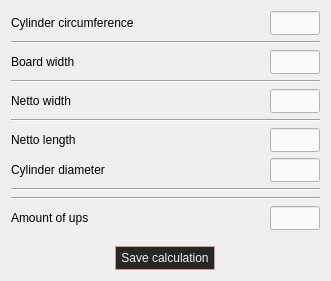
  <widget class="QWidget" name="verticalLayoutWidget_5">
   <property name="geometry">
    <rect>
     <x>19</x>
     <y>580</y>
     <width>331</width>
     <height>274</height>
    </rect>
   </property>
   <layout class="QVBoxLayout" name="verticalLayout_16">
    <item>
     <layout class="QHBoxLayout" name="horizontalLayout_2">
      <property name="spacing">
       <number>0</number>
      </property>
      <item>
       <widget class="QLabel" name="label_cylinder_circ">
        <property name="sizePolicy">
         <sizepolicy hsizetype="Fixed" vsizetype="Fixed">
          <horstretch>0</horstretch>
          <verstretch>0</verstretch>
         </sizepolicy>
        </property>
        <property name="minimumSize">
         <size>
          <width>0</width>
          <height>18</height>
         </size>
        </property>
        <property name="maximumSize">
         <size>
          <width>150</width>
          <height>16777215</height>
         </size>
        </property>
        <property name="styleSheet">
         <string notr="true"/>
        </property>
        <property name="text">
         <string>Cylinder circumference</string>
        </property>
        <property name="alignment">
         <set>Qt::AlignLeading|Qt::AlignLeft|Qt::AlignVCenter</set>
        </property>
       </widget>
      </item>
      <item>
       <spacer name="horizontalSpacer">
        <property name="orientation">
         <enum>Qt::Horizontal</enum>
        </property>
        <property name="sizeHint" stdset="0">
         <size>
          <width>40</width>
          <height>20</height>
         </size>
        </property>
       </spacer>
      </item>
      <item>
       <widget class="QLineEdit" name="output_cylinder_circ">
        <property name="enabled">
         <bool>false</bool>
        </property>
        <property name="sizePolicy">
         <sizepolicy hsizetype="Fixed" vsizetype="Fixed">
          <horstretch>0</horstretch>
          <verstretch>0</verstretch>
         </sizepolicy>
        </property>
        <property name="minimumSize">
         <size>
          <width>50</width>
          <height>24</height>
         </size>
        </property>
        <property name="maximumSize">
         <size>
          <width>50</width>
          <height>16777215</height>
         </size>
        </property>
        <property name="styleSheet">
         <string notr="true">background-color: #fAFAFA;

font: 700 9pt &quot;Segoe UI&quot;; color: #383838
</string>
        </property>
        <property name="text">
         <string/>
        </property>
        <property name="frame">
         <bool>true</bool>
        </property>
        <property name="placeholderText">
         <string/>
        </property>
       </widget>
      </item>
     </layout>
    </item>
    <item>
     <widget class="Line" name="line_6">
      <property name="frameShadow">
       <enum>QFrame::Sunken</enum>
      </property>
      <property name="orientation">
       <enum>Qt::Horizontal</enum>
      </property>
     </widget>
    </item>
    <item>
     <layout class="QHBoxLayout" name="horizontalLayout_3">
      <item>
       <widget class="QLabel" name="label_board_width">
        <property name="sizePolicy">
         <sizepolicy hsizetype="Fixed" vsizetype="Fixed">
          <horstretch>0</horstretch>
          <verstretch>0</verstretch>
         </sizepolicy>
        </property>
        <property name="minimumSize">
         <size>
          <width>0</width>
          <height>18</height>
         </size>
        </property>
        <property name="maximumSize">
         <size>
          <width>150</width>
          <height>16777215</height>
         </size>
        </property>
        <property name="styleSheet">
         <string notr="true"/>
        </property>
        <property name="text">
         <string>Board width</string>
        </property>
        <property name="alignment">
         <set>Qt::AlignLeading|Qt::AlignLeft|Qt::AlignVCenter</set>
        </property>
       </widget>
      </item>
      <item>
       <spacer name="horizontalSpacer_4">
        <property name="orientation">
         <enum>Qt::Horizontal</enum>
        </property>
        <property name="sizeHint" stdset="0">
         <size>
          <width>40</width>
          <height>20</height>
         </size>
        </property>
       </spacer>
      </item>
      <item>
       <widget class="QLineEdit" name="output_board_width">
        <property name="enabled">
         <bool>false</bool>
        </property>
        <property name="sizePolicy">
         <sizepolicy hsizetype="Fixed" vsizetype="Fixed">
          <horstretch>0</horstretch>
          <verstretch>0</verstretch>
         </sizepolicy>
        </property>
        <property name="minimumSize">
         <size>
          <width>50</width>
          <height>24</height>
         </size>
        </property>
        <property name="maximumSize">
         <size>
          <width>50</width>
          <height>16777215</height>
         </size>
        </property>
        <property name="styleSheet">
         <string notr="true">background-color: #fafafa;
font: 700 9pt &quot;Segoe UI&quot;; color: #383838
</string>
        </property>
        <property name="text">
         <string/>
        </property>
        <property name="frame">
         <bool>true</bool>
        </property>
       </widget>
      </item>
     </layout>
    </item>
    <item>
     <widget class="Line" name="line_5">
      <property name="frameShadow">
       <enum>QFrame::Sunken</enum>
      </property>
      <property name="orientation">
       <enum>Qt::Horizontal</enum>
      </property>
     </widget>
    </item>
    <item>
     <layout class="QHBoxLayout" name="horizontalLayout_4">
      <item>
       <widget class="QLabel" name="label_net_width">
        <property name="sizePolicy">
         <sizepolicy hsizetype="Fixed" vsizetype="Fixed">
          <horstretch>0</horstretch>
          <verstretch>0</verstretch>
         </sizepolicy>
        </property>
        <property name="minimumSize">
         <size>
          <width>0</width>
          <height>18</height>
         </size>
        </property>
        <property name="maximumSize">
         <size>
          <width>150</width>
          <height>16777215</height>
         </size>
        </property>
        <property name="styleSheet">
         <string notr="true"/>
        </property>
        <property name="text">
         <string>Netto width</string>
        </property>
        <property name="alignment">
         <set>Qt::AlignLeading|Qt::AlignLeft|Qt::AlignVCenter</set>
        </property>
       </widget>
      </item>
      <item>
       <spacer name="horizontalSpacer_5">
        <property name="orientation">
         <enum>Qt::Horizontal</enum>
        </property>
        <property name="sizeHint" stdset="0">
         <size>
          <width>40</width>
          <height>20</height>
         </size>
        </property>
       </spacer>
      </item>
      <item>
       <widget class="QLineEdit" name="output_net_width">
        <property name="enabled">
         <bool>false</bool>
        </property>
        <property name="sizePolicy">
         <sizepolicy hsizetype="Fixed" vsizetype="Fixed">
          <horstretch>0</horstretch>
          <verstretch>0</verstretch>
         </sizepolicy>
        </property>
        <property name="minimumSize">
         <size>
          <width>50</width>
          <height>24</height>
         </size>
        </property>
        <property name="maximumSize">
         <size>
          <width>50</width>
          <height>16777215</height>
         </size>
        </property>
        <property name="styleSheet">
         <string notr="true">background-color: #fafafa;
font: 700 9pt &quot;Segoe UI&quot;; color: #383838</string>
        </property>
        <property name="text">
         <string/>
        </property>
        <property name="frame">
         <bool>true</bool>
        </property>
       </widget>
      </item>
     </layout>
    </item>
    <item>
     <widget class="Line" name="line_4">
      <property name="frameShadow">
       <enum>QFrame::Sunken</enum>
      </property>
      <property name="orientation">
       <enum>Qt::Horizontal</enum>
      </property>
     </widget>
    </item>
    <item>
     <layout class="QHBoxLayout" name="horizontalLayout_6">
      <item>
       <widget class="QLabel" name="label_net_length">
        <property name="sizePolicy">
         <sizepolicy hsizetype="Fixed" vsizetype="Fixed">
          <horstretch>0</horstretch>
          <verstretch>0</verstretch>
         </sizepolicy>
        </property>
        <property name="minimumSize">
         <size>
          <width>0</width>
          <height>18</height>
         </size>
        </property>
        <property name="maximumSize">
         <size>
          <width>150</width>
          <height>16777215</height>
         </size>
        </property>
        <property name="styleSheet">
         <string notr="true"/>
        </property>
        <property name="text">
         <string>Netto length</string>
        </property>
        <property name="alignment">
         <set>Qt::AlignLeading|Qt::AlignLeft|Qt::AlignVCenter</set>
        </property>
       </widget>
      </item>
      <item>
       <spacer name="horizontalSpacer_7">
        <property name="orientation">
         <enum>Qt::Horizontal</enum>
        </property>
        <property name="sizeHint" stdset="0">
         <size>
          <width>40</width>
          <height>20</height>
         </size>
        </property>
       </spacer>
      </item>
      <item>
       <widget class="QLineEdit" name="output_net_length">
        <property name="enabled">
         <bool>false</bool>
        </property>
        <property name="sizePolicy">
         <sizepolicy hsizetype="Fixed" vsizetype="Fixed">
          <horstretch>0</horstretch>
          <verstretch>0</verstretch>
         </sizepolicy>
        </property>
        <property name="minimumSize">
         <size>
          <width>50</width>
          <height>24</height>
         </size>
        </property>
        <property name="maximumSize">
         <size>
          <width>50</width>
          <height>16777215</height>
         </size>
        </property>
        <property name="styleSheet">
         <string notr="true">background-color: #fafafa;
font: 700 9pt &quot;Segoe UI&quot;; color: #383838</string>
        </property>
        <property name="text">
         <string/>
        </property>
        <property name="frame">
         <bool>true</bool>
        </property>
       </widget>
      </item>
     </layout>
    </item>
    <item>
     <layout class="QHBoxLayout" name="horizontalLayout_5">
      <item>
       <widget class="QLabel" name="label_cylinder_diam">
        <property name="sizePolicy">
         <sizepolicy hsizetype="Fixed" vsizetype="Fixed">
          <horstretch>0</horstretch>
          <verstretch>0</verstretch>
         </sizepolicy>
        </property>
        <property name="minimumSize">
         <size>
          <width>0</width>
          <height>18</height>
         </size>
        </property>
        <property name="maximumSize">
         <size>
          <width>150</width>
          <height>16777215</height>
         </size>
        </property>
        <property name="styleSheet">
         <string notr="true"/>
        </property>
        <property name="text">
         <string>Cylinder diameter</string>
        </property>
        <property name="alignment">
         <set>Qt::AlignLeading|Qt::AlignLeft|Qt::AlignVCenter</set>
        </property>
       </widget>
      </item>
      <item>
       <spacer name="horizontalSpacer_6">
        <property name="orientation">
         <enum>Qt::Horizontal</enum>
        </property>
        <property name="sizeHint" stdset="0">
         <size>
          <width>40</width>
          <height>20</height>
         </size>
        </property>
       </spacer>
      </item>
      <item>
       <widget class="QLineEdit" name="output_cylinder_diam">
        <property name="enabled">
         <bool>false</bool>
        </property>
        <property name="sizePolicy">
         <sizepolicy hsizetype="Fixed" vsizetype="Fixed">
          <horstretch>0</horstretch>
          <verstretch>0</verstretch>
         </sizepolicy>
        </property>
        <property name="minimumSize">
         <size>
          <width>50</width>
          <height>24</height>
         </size>
        </property>
        <property name="maximumSize">
         <size>
          <width>50</width>
          <height>16777215</height>
         </size>
        </property>
        <property name="styleSheet">
         <string notr="true">background-color: #fafafa;
font: 700 9pt &quot;Segoe UI&quot;; color: #383838</string>
        </property>
        <property name="text">
         <string/>
        </property>
        <property name="frame">
         <bool>true</bool>
        </property>
       </widget>
      </item>
     </layout>
    </item>
    <item>
     <widget class="Line" name="line_3">
      <property name="frameShadow">
       <enum>QFrame::Sunken</enum>
      </property>
      <property name="orientation">
       <enum>Qt::Horizontal</enum>
      </property>
     </widget>
    </item>
    <item>
     <widget class="Line" name="line">
      <property name="frameShadow">
       <enum>QFrame::Sunken</enum>
      </property>
      <property name="orientation">
       <enum>Qt::Horizontal</enum>
      </property>
     </widget>
    </item>
    <item>
     <layout class="QHBoxLayout" name="horizontalLayout_7">
      <item>
       <widget class="QLabel" name="label_ups">
        <property name="sizePolicy">
         <sizepolicy hsizetype="Fixed" vsizetype="Fixed">
          <horstretch>0</horstretch>
          <verstretch>0</verstretch>
         </sizepolicy>
        </property>
        <property name="minimumSize">
         <size>
          <width>0</width>
          <height>18</height>
         </size>
        </property>
        <property name="maximumSize">
         <size>
          <width>150</width>
          <height>16777215</height>
         </size>
        </property>
        <property name="styleSheet">
         <string notr="true"/>
        </property>
        <property name="text">
         <string>Amount of ups</string>
        </property>
        <property name="alignment">
         <set>Qt::AlignLeading|Qt::AlignLeft|Qt::AlignVCenter</set>
        </property>
       </widget>
      </item>
      <item>
       <spacer name="horizontalSpacer_8">
        <property name="orientation">
         <enum>Qt::Horizontal</enum>
        </property>
        <property name="sizeHint" stdset="0">
         <size>
          <width>40</width>
          <height>20</height>
         </size>
        </property>
       </spacer>
      </item>
      <item>
       <widget class="QLineEdit" name="output_ups">
        <property name="enabled">
         <bool>false</bool>
        </property>
        <property name="sizePolicy">
         <sizepolicy hsizetype="Fixed" vsizetype="Fixed">
          <horstretch>0</horstretch>
          <verstretch>0</verstretch>
         </sizepolicy>
        </property>
        <property name="minimumSize">
         <size>
          <width>50</width>
          <height>24</height>
         </size>
        </property>
        <property name="maximumSize">
         <size>
          <width>50</width>
          <height>16777215</height>
         </size>
        </property>
        <property name="styleSheet">
         <string notr="true">background-color: #fafafa;
font: 700 9pt &quot;Segoe UI&quot;; color: #383838</string>
        </property>
        <property name="text">
         <string/>
        </property>
        <property name="frame">
         <bool>true</bool>
        </property>
       </widget>
      </item>
     </layout>
    </item>
    <item>
     <layout class="QHBoxLayout" name="horizontalLayout_13">
      <property name="topMargin">
       <number>10</number>
      </property>
      <item>
       <widget class="QPushButton" name="button_save_calc_layout">
        <property name="enabled">
         <bool>true</bool>
        </property>
        <property name="sizePolicy">
         <sizepolicy hsizetype="Fixed" vsizetype="Fixed">
          <horstretch>0</horstretch>
          <verstretch>0</verstretch>
         </sizepolicy>
        </property>
        <property name="minimumSize">
         <size>
          <width>100</width>
          <height>24</height>
         </size>
        </property>
        <property name="maximumSize">
         <size>
          <width>100</width>
          <height>24</height>
         </size>
        </property>
        <property name="styleSheet">
         <string notr="true">QPushButton {
    border: 1px solid #D99696;
	background-color: #262626;
	color: #F2F2F0
}

QPushButton:hover {
	border: 1px solid #D92414;
	background-color: #515151;
	color: #F2F2F0
}

QPushButton:pressed {
	border: 1px solid #8C0303;
	background-color: #262626;
	color: #F2F2F0
}</string>
        </property>
        <property name="text">
         <string>Save calculation</string>
        </property>
       </widget>
      </item>
     </layout>
    </item>
   </layout>
  </widget>
